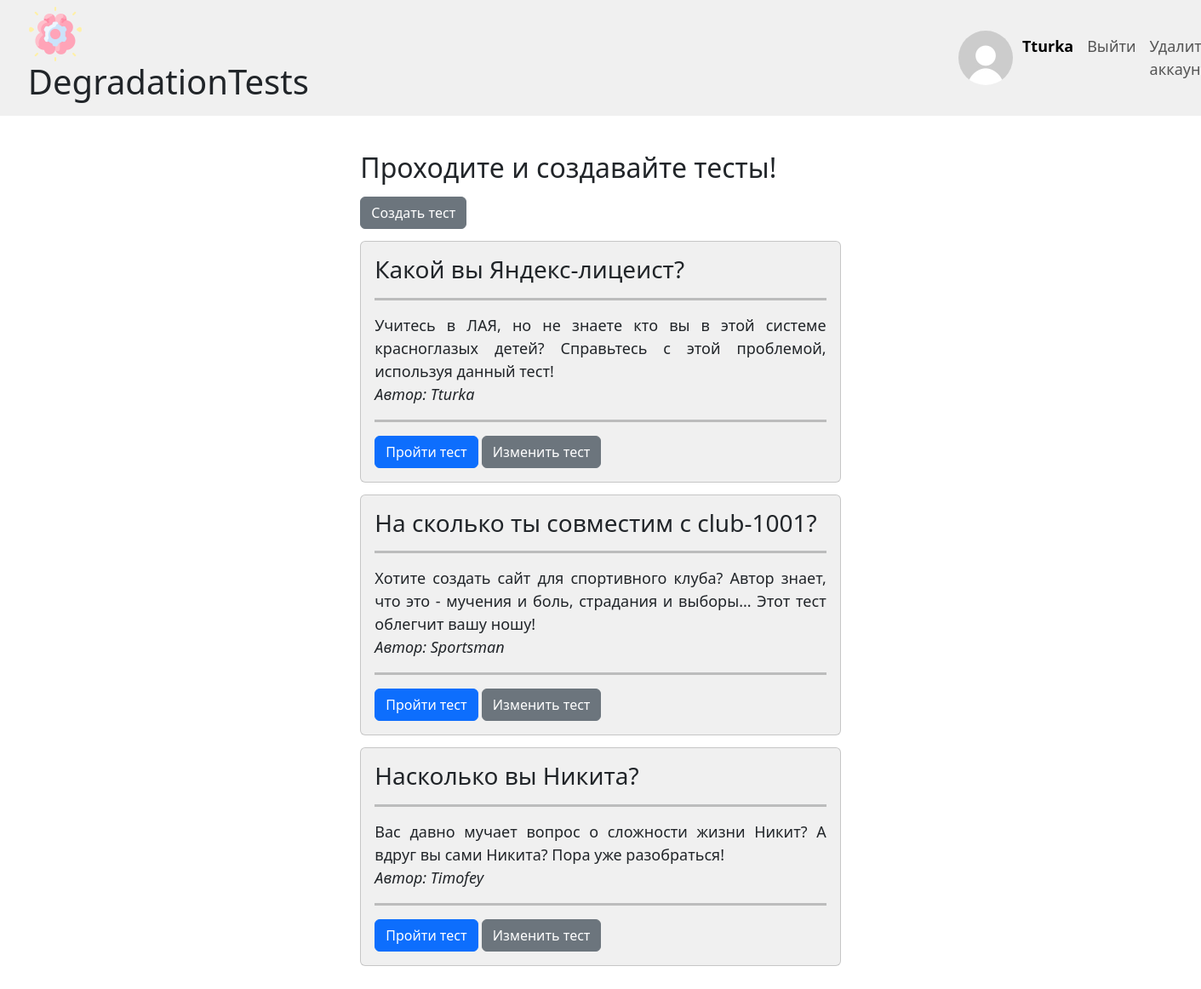
The page / (signed in) on the database its author committed.
### data/user_model.py (models this page shows, shortened)
class User(SqlAlchemyBase, SerializerMixin, UserMixin):
    __tablename__ = 'users'
    id = sqlalchemy.Column(sqlalchemy.Integer, primary_key=True, autoincrement=True)
    name = sqlalchemy.Column(sqlalchemy.String, nullable=False)
    email = sqlalchemy.Column(sqlalchemy.String, nullable=False, unique=True)
    hashed_password = sqlalchemy.Column(sqlalchemy.String, nullable=False)
    avatar = sqlalchemy.Column(sqlalchemy.BLOB, nullable=True)
    test = sqlalchemy.orm.relationship('Test', back_populates='user')

### data/test_model.py (models this page shows)
class Test(SqlAlchemyBase, SerializerMixin):
    __tablename__ = 'tests'
    id = sqlalchemy.Column(sqlalchemy.Integer, primary_key=True, autoincrement=True)
    type = sqlalchemy.Column(sqlalchemy.Integer, nullable=False)
    creator = sqlalchemy.Column(sqlalchemy.Integer, sqlalchemy.ForeignKey('users.id'), nullable=False)
    title = sqlalchemy.Column(sqlalchemy.String, nullable=False)
    description = sqlalchemy.Column(sqlalchemy.String, nullable=False)
    status = sqlalchemy.Column(sqlalchemy.Boolean, nullable=False)
    user = sqlalchemy.orm.relationship('User')
    question = sqlalchemy.orm.relationship('Question', back_populates='test')

### server.py (the view)
@app.route('/')
def index():
    session = db_session.create_session()
    tests = session.query(Test)
    return render_template('tests_list.html', title='DegradationTests', tests=tests)

### data/db_session.py (called while the page is built)
def create_session() -> Session:
    global __factory
    return __factory()

### server.py (called while the page is built)
@login_manager.user_loader
def load_user(user_id):
    session = db_session.create_session()
    return session.query(User).get(user_id)

### templates/tests_list.html
{% extends "base.html" %}
{% block content %}
    <div class="content_display_list">
        {% if current_user.is_authenticated %}
            <h2 style="margin-bottom: 2.5%;">Проходите и создавайте тесты!</h2>
            <a href="/choose_type" class="btn btn-secondary">Создать тест</a>
            {% for test in tests %}
                {% if test.status or (current_user.is_authenticated and (current_user.id == test.creator or current_user.id)) == 1 %}
                    <div class="card" style="background-color: #f0f0f0; margin-top: 2.5%; margin-bottom: 2.5%;">
                        <div class="card-body">
                            <h3 class="card-title">{{ test.title }}</h3>
                            <hr size="5px" color="#242424">
                            <p class="card-text" style="text-align: justify; font-size: large;">
                                {{ test.description }}
                                <br>
                                <em>Автор: {{ test.user.name }}</em>
                            </p>
                            <hr size="5px" color="#242424">
                            <a href="/test_solve/{{ test.id }}" class="btn btn-primary">Пройти тест</a>
                            {% if current_user.is_authenticated and (current_user.id == test.creator or current_user.id == 1) %}
                                <a href="/test_edit/{{ test.id }}" class="btn btn-secondary">Изменить тест</a>
                            {% endif %}
                        </div>
                    </div>
                {% endif %}
            {% endfor %}
        {% else %}
            <h2>Зайдите или зарегистрируйтесь, чтобы начать.</h2>
        {% endif %}
    </div>
{% endblock %}

### templates/base.html (shortened to what this page needs)
<!DOCTYPE html>
<html lang="ru">
    <head>
        <link href="https://cdn.jsdelivr.net/npm/bootstrap@5.3.2/dist/css/bootstrap.min.css" rel="stylesheet"
>
        <link rel="stylesheet" type="text/css" href="{{ url_for('static', filename='css/forms.css') }}" />
        <link rel="stylesheet" type="text/css" href="{{ url_for('static', filename='css/main_styles.css') }}" />
    </head>
    <body>
        <nav class="navbar navbar-expand-lg" style="background-color: #f0f0f0;">
            <div class="container-fluid">
                <h1 style="margin-left: 1.5%;">
                    <img src="{{ url_for('static', filename='images/dt_icon.png') }}"
                         class="d-inline-block align-text-top" width="64" height="64">
                    DegradationTests
                </h1>
                {% if current_user.is_authenticated %}
                    {% if not current_user.avatar %}
                        <img class="avatar" src="{{ url_for('static', filename='images/default_avatar.jpg') }}">
                    {% else %}
                        <img class="avatar" src="{{ url_for('user_avatar') }}">
                    {% endif %}
                    <div class="collapse navbar-collapse">
                        <div class="navbar-nav" style="padding-left: 1%; font-size: large;">
                            <a class="nav-link active"><b>
                                {{ current_user.name }}
                            </b></a>
                            <a class="nav-link" href="/logout">Выйти</a>
                            <a class="nav-link" href="/delete_user">Удалить аккаунт</a>
                        </div>
                    </div>
                {% endif %}
            </div>
        </nav>
        {% block content %}{% endblock %}
    </body>
</html>

### static/css/main_styles.css (style rules this page uses)
div.content_display_list { padding-left: 30%; padding-right: 30%; padding-top: 3%; padding-bottom: 3%; }
img.avatar { object-fit: cover; object-position: top center; border-radius: 50%; width: 64px; height: 64px; margin-left: 55%; }

### rows shown on the page
User: name "Tturka"
Test: title "Какой вы Яндекс-лицеист?", description "Учитесь в ЛАЯ, но не знаете кто вы в этой системе красноглазых детей? Справьтесь с этой проблемой, используя данный тест!", user.name "Tturka"
Test: title "На сколько ты совместим с club-1001?", description "Хотите создать сайт для спортивного клуба? Автор знает, что это - мучения и боль, страдания и выборы... Этот тест облегчит вашу ношу!", user.name "Sportsman"
Test: title "Насколько вы Никита?", description "Вас давно мучает вопрос о сложности жизни Никит? А вдруг вы сами Никита? Пора уже разобраться!", user.name "Timofey"
